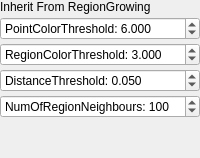
        <widget class="QWidget" name="RegionGrowingRGB">
         <layout class="QVBoxLayout" name="verticalLayout_10">
          <property name="spacing">
           <number>3</number>
          </property>
          <property name="leftMargin">
           <number>0</number>
          </property>
          <property name="topMargin">
           <number>0</number>
          </property>
          <property name="rightMargin">
           <number>0</number>
          </property>
          <property name="bottomMargin">
           <number>0</number>
          </property>
          <item>
           <widget class="QLabel" name="label">
            <property name="text">
             <string>Inherit From RegionGrowing</string>
            </property>
           </widget>
          </item>
          <item>
           <widget class="QDoubleSpinBox" name="dspin_pointcolor">
            <property name="sizePolicy">
             <sizepolicy hsizetype="Ignored" vsizetype="Fixed">
              <horstretch>0</horstretch>
              <verstretch>0</verstretch>
             </sizepolicy>
            </property>
            <property name="maximumSize">
             <size>
              <width>16777215</width>
              <height>24</height>
             </size>
            </property>
            <property name="toolTip">
             <string>&lt;html&gt;&lt;head/&gt;&lt;body&gt;&lt;p&gt;This method specifies the threshold value for color test between the points. This kind of testing is made at the first stage of the algorithm(region growing). If the difference between points color is less than threshold value, then they are considered to be in the same region.&lt;/p&gt;&lt;/body&gt;&lt;/html&gt;</string>
            </property>
            <property name="prefix">
             <string>PointColorThreshold: </string>
            </property>
            <property name="decimals">
             <number>3</number>
            </property>
            <property name="maximum">
             <double>9999.000000000000000</double>
            </property>
            <property name="value">
             <double>6.000000000000000</double>
            </property>
           </widget>
          </item>
          <item>
           <widget class="QDoubleSpinBox" name="dspin_regioncolor">
            <property name="sizePolicy">
             <sizepolicy hsizetype="Ignored" vsizetype="Fixed">
              <horstretch>0</horstretch>
              <verstretch>0</verstretch>
             </sizepolicy>
            </property>
            <property name="maximumSize">
             <size>
              <width>16777215</width>
              <height>24</height>
             </size>
            </property>
            <property name="toolTip">
             <string>&lt;html&gt;&lt;head/&gt;&lt;body&gt;&lt;p&gt;This method specifies the threshold value for color test between the regions. This kind of testing is made at the second stage of the algorithm(region merging). If the difference between segments color is less than threshold value, then they are merged together.&lt;/p&gt;&lt;/body&gt;&lt;/html&gt;</string>
            </property>
            <property name="prefix">
             <string>RegionColorThreshold: </string>
            </property>
            <property name="decimals">
             <number>3</number>
            </property>
            <property name="maximum">
             <double>9999.000000000000000</double>
            </property>
            <property name="value">
             <double>3.000000000000000</double>
            </property>
           </widget>
          </item>
          <item>
           <widget class="QDoubleSpinBox" name="dspin_distance">
            <property name="sizePolicy">
             <sizepolicy hsizetype="Ignored" vsizetype="Fixed">
              <horstretch>0</horstretch>
              <verstretch>0</verstretch>
             </sizepolicy>
            </property>
            <property name="maximumSize">
             <size>
              <width>16777215</width>
              <height>24</height>
             </size>
            </property>
            <property name="toolTip">
             <string>Allows to set distance threshold.</string>
            </property>
            <property name="prefix">
             <string>DistanceThreshold: </string>
            </property>
            <property name="decimals">
             <number>3</number>
            </property>
            <property name="value">
             <double>0.050000000000000</double>
            </property>
           </widget>
          </item>
          <item>
           <widget class="QSpinBox" name="spin_nghbr_number">
            <property name="sizePolicy">
             <sizepolicy hsizetype="Ignored" vsizetype="Fixed">
              <horstretch>0</horstretch>
              <verstretch>0</verstretch>
             </sizepolicy>
            </property>
            <property name="toolTip">
             <string>&lt;html&gt;&lt;head/&gt;&lt;body&gt;&lt;p&gt;This method allows to set the number of neighbours that is used for finding neighbouring segments. Neighbouring segments are needed for the merging process.&lt;/p&gt;&lt;/body&gt;&lt;/html&gt;</string>
            </property>
            <property name="prefix">
             <string>NumOfRegionNeighbours: </string>
            </property>
            <property name="maximum">
             <number>99999</number>
            </property>
            <property name="value">
             <number>100</number>
            </property>
           </widget>
          </item>
          <item>
           <spacer name="verticalSpacer_6">
            <property name="orientation">
             <enum>Qt::Vertical</enum>
            </property>
            <property name="sizeHint" stdset="0">
             <size>
              <width>20</width>
              <height>40</height>
             </size>
            </property>
           </spacer>
          </item>
         </layout>
        </widget>
